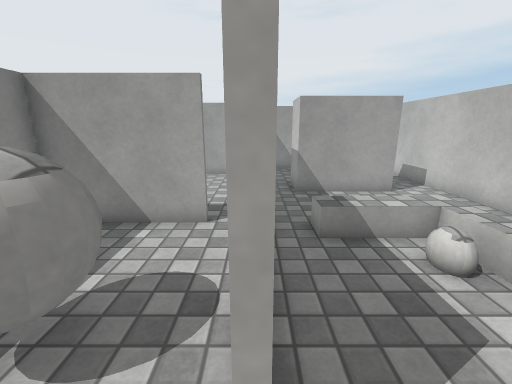
view 1 (above)

12 first-person views from a walk through a scene from a Unity 3-D project. The camera is 1.3 m above the floor, tilts 14° down and sees 90° across. The floor is counted in squares, 0.5 m on a side. Each view is taken from the middle of a square. On the plan, view 1 faces up. The plan holds only what a view shows up to about 18 squares ahead; the rest is blank. The player character is not drawn. Surface patterns are stand-ins for the level's own textures.

view 2
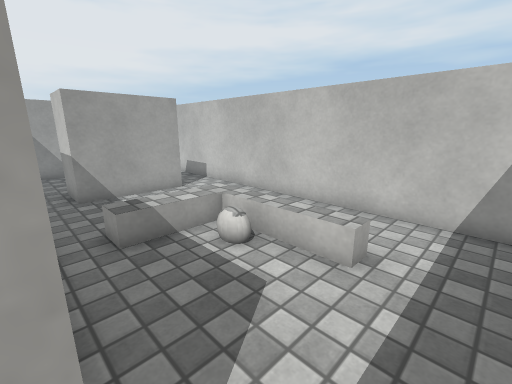

view 3
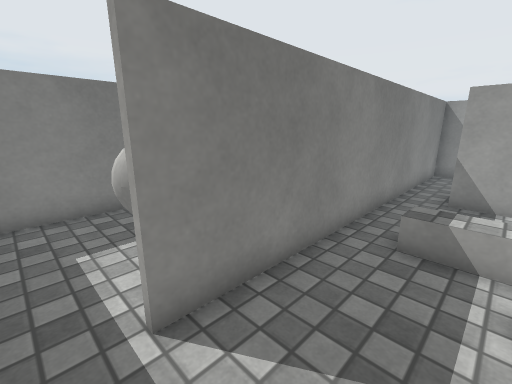

view 4
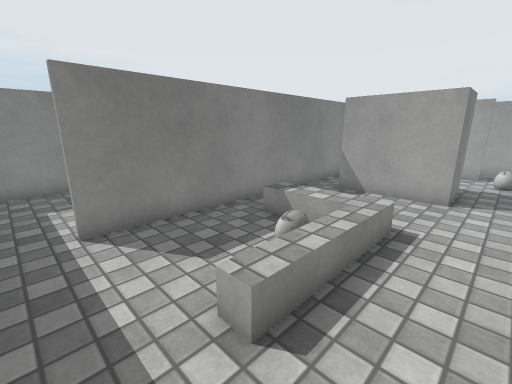

view 5
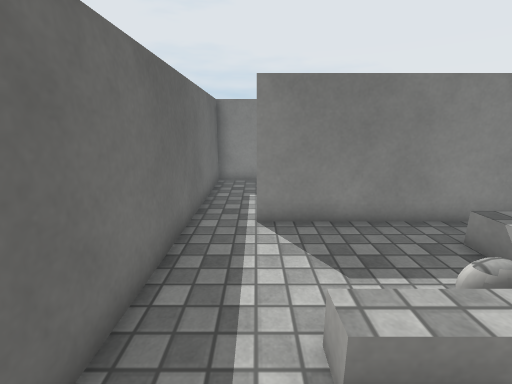

view 6
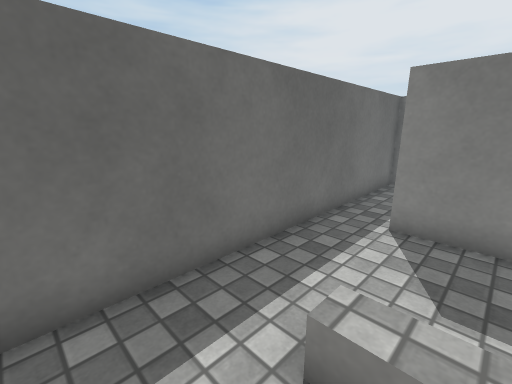

view 7
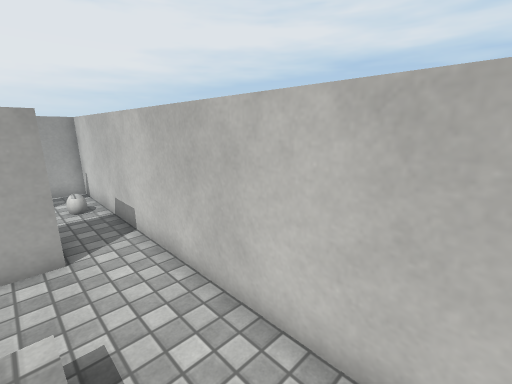

view 8
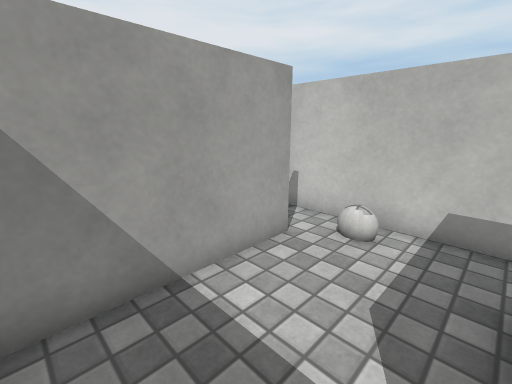

view 9
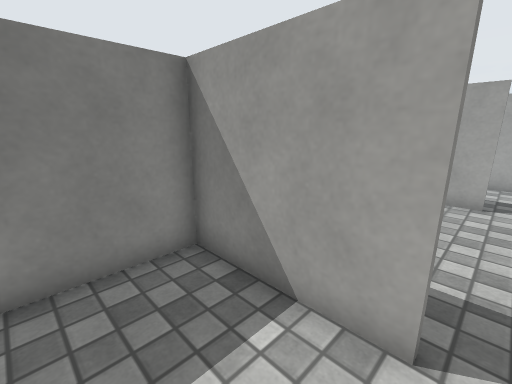

view 10
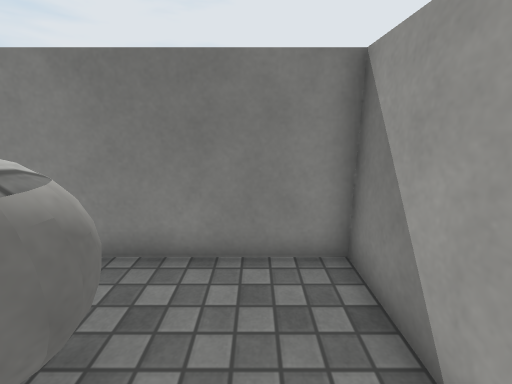

view 11
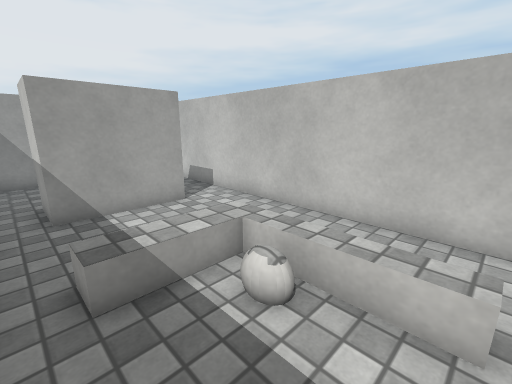

view 12
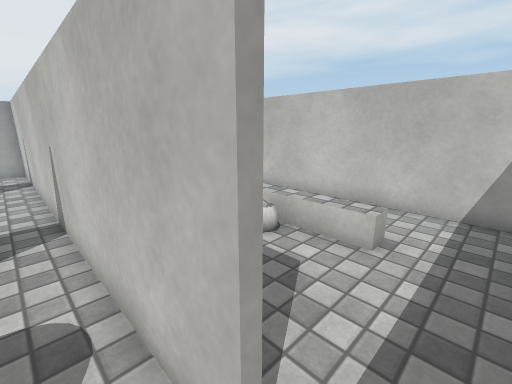

### Floor plan
Key: @ floor where view 1 was taken; # wall or solid block; . main floor; : floor 0.25 m higher than the main floor; / step, stairs or slope; B block; A ball.
Columns run from 6 left of view 1 to 8 right of it. Each row starts with its distance up from view 1.
 18             ..#
 17       ######..#
 16       #.......#
 15      ##......:#
 14    ####.......#
 13     ..#.. ....#
 12     ..#.B   B.#
 11     ..#.BBBBB.#
 10     ..#.......#
  9     ..#.......#
  8     ..#.......#
  7 #####.#.////..#
  6 #.....#.////..#
  5 #.....#..///..#
  4 #..A..#...//..#
  3 #. AA.#..../..#
  2 #. AA.#..../..#
  1 #.............#
  0 #.....@.......#
 -1 ###############

Positions as (right, up) in squares from view 1, and headings:
1: (0, 0), facing up
2: (0, 0), facing up-right
3: (3, 0), facing up-left
4: (7, 0), facing up-left
5: (7, 1), facing left
6: (7, 3), facing down-left
7: (5, 3), facing up-right
8: (1, 13), facing up-right
9: (-1, 4), facing up-left
10: (-1, 5), facing left
11: (1, 2), facing up-right
12: (-1, 0), facing up-right
